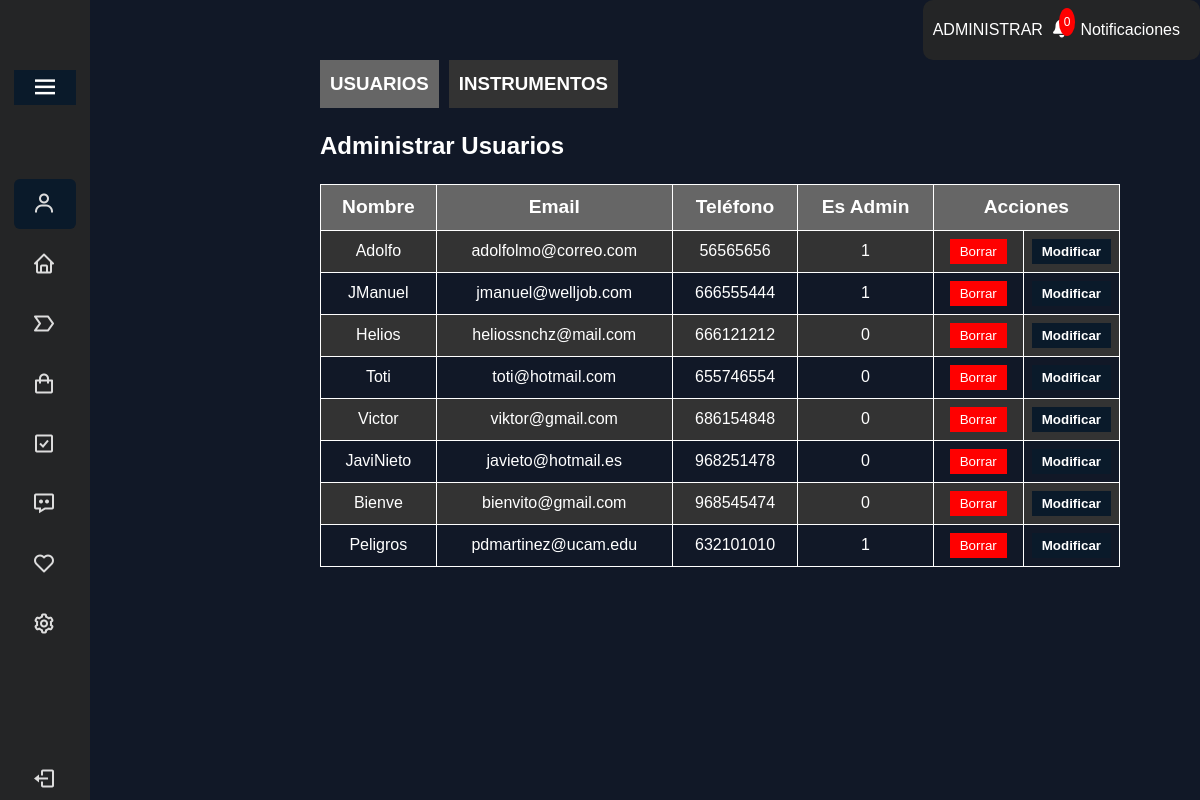
/index.php?controlador=admin (signed in), run on the app's committed database.
### tables this page shows
CREATE TABLE `usuarios` (
  `id_usuario` int(11) NOT NULL,
  `nombre` varchar(50) NOT NULL,
  `email` varchar(50) NOT NULL,
  `pass` varchar(255) NOT NULL,
  `direccion` varchar(100) NOT NULL,
  `telefono` varchar(20) NOT NULL,
  `fecha_creacion` timestamp NOT NULL DEFAULT current_timestamp(),
  `admin` int(1) NOT NULL DEFAULT 0
);

### modelo/conectar.php (called while the page is built)
<?php
class Conectar {
    public static function conexion() {
        try {
            $conexion = new mysqli( '127.0.0.1:3307', 'root', '', 'guitarralandia' );
        } catch( Exception $e ) {
            die( 'Error: '.$e -> getMessage() );
        }
        return $conexion;
    }
}
?>

### modelo/usuarios_modelo.php (called while the page is built, shortened)
<?php
class Usuarios_modelo {
    private $db;
    private $datos;
    public function __construct() {
        require_once( 'conectar.php' );
        $this->db = Conectar::conexion();
        $this->datos = array();
    }
    public function get_usuarios() {
        $sql = 'SELECT * FROM usuarios';
        $consulta = $this->db->query( $sql );
        while ( $registro = $consulta->fetch_assoc() ) {
            $this->datos[] = $registro;
        }
        return $this->datos;
    }
    public function obtener_usuario($id) {
        $sql = "SELECT * FROM usuarios WHERE id_usuario = $id";
        $consulta = $this->db->query($sql);
        $datos = array();
        while ($registro = $consulta->fetch_assoc()) {
            $datos[] = $registro;
        }
        return $datos;
    }
}

### controlador/menu_controlador.php (called while the page is built, shortened)
<?php
function usuarioNavbar() {
    require_once('modelo/usuarios_modelo.php');
    $datosUsuario = new Usuarios_modelo();
    $int_user = intval($_SESSION['user']);
    return $array_userName = $datosUsuario->obtener_usuario($int_user);
}

### vista/admin_vista.php (the view, shortened to what this page needs)
<?php require_once('controlador/menu_controlador.php'); ?>
<div class="folder-container">
    <div class="folder active" id="folder1">
        <a href="index.php?controlador=admin&action=adminUsuarios">
            <h3>USUARIOS</h3>
        </a>
    </div>
    <div class="folder" id="folder2">
        <a href="index.php?controlador=admin&action=adminInstrumentos">
            <h3>INSTRUMENTOS</h3>
        </a>
    </div>
</div>
<div class="content active" id="content1">
    <section>
        <?php if (isset($array_usuarios_admin)): ?>
            <h2 class="admin">Administrar Usuarios</h2>
            <table class="tabla">
                <tr>
                    <th>Nombre</th>
                    <th>Email</th>
                    <th>Teléfono</th>
                    <th>Es Admin</th>
                    <th colspan="2">Acciones</th>
                </tr>
                <?php foreach ($array_usuarios_admin as $value): ?>
                    <?php if (is_array($value)): ?>
                        <tr>
                            <td><?= $value['nombre'] ?></td>
                            <td><?= $value['email'] ?></td>
                            <td><?= $value['telefono'] ?></td>
                            <td><?= $value['admin'] ?></td>
                            <td class="button-cell">
                                <form id="form_borrar_<?= $value['nombre'] ?>" action="" method="POST">
                                    <input class="delete-button" type="submit" value="Borrar" name="btn_borrarNombre">
                                </form>
                            </td>
                            <td class="button-cell">
                                <form id="form_editar_<?= $value['id_usuario'] ?>" action="index.php?controlador=admin" method="POST">
                                    <button class='modify-button' type="button" onclick="editarUser(<?= $value['id_usuario'] ?>)">Modificar</button>
                                </form>
                            </td>
                        </tr>
                    <?php endif; ?>
                <?php endforeach; ?>
            </table>
        <?php endif; ?>
    </section>
</div>

### css/style.css (style rules this page uses)
body { background: rgb(17, 24, 39); font-family: "Ubuntu", sans-serif; font-size: 16px; line-height: 1.5; height: 100%; }
:root { --body-color: #9b27b00d; --sidebar-color: #ffffff; --primary-color: #9c27b0; --primary-color-light: #9b27b00d; --toggle-color: #dddddd; --text-color: #707070; --tran-03: all 0.2s ease; --tran-04: all 0.3s ease; --tran-05: all 0.4s ease; }
.folder-container { display: flex; margin-left: 320px; }
.folder { background-color: #333333; padding: 10px; margin-right: 10px; color: #FFFFFF; }
.folder.active { background-color: #666666; }
.admin { color: #FFFFFF; font-weight: bold; }
.content { margin-top: 20px; margin-left: 320px; }
.content.active { display: block; }
.tabla { margin-top: 20px; border-collapse: collapse; width: 100%; max-width: 800px; }
.tabla th, .tabla td { border: 1px solid #ffffff; padding: 8px; color: #FFFFFF; text-align: center; }
.tabla th { background-color: #666666; color: #ffffff; text-align: center; font-size: 1.2em; }
.tabla tr:nth-child(even) { background-color: #333333; }
.button-cell { width: 90px; padding: 5px; }
.delete-button { background-color: #ff0000; color: #ffffff; border: none; padding: 5px 10px; cursor: pointer; transition: all 0.6s; -webkit-transition: all 0.6s; -moz-transition: all 0.6s; -ms-transition: all 0.6s; -o-transition: all 0.6s; }
.modify-button { background-color: #0a1a2a; font-weight: bold; color: #ffffff; border: none; padding: 5px 10px; cursor: pointer; transition: all 0.6s; -webkit-transition: all 0.6s; -moz-transition: all 0.6s; -ms-transition: all 0.6s; -o-transition: all 0.6s; }

### data on the page
usuarios: nombre "Adolfo", email "adolfolmo@correo.com", telefono "56565656", admin "1"
usuarios: nombre "JManuel", email "jmanuel@welljob.com", telefono "666555444", admin "1"
usuarios: nombre "Helios", email "heliossnchz@mail.com", telefono "666121212", admin "0"
usuarios: nombre "Toti", email "toti@hotmail.com", telefono "655746554", admin "0"
usuarios: nombre "Victor", email "viktor@gmail.com", telefono "686154848", admin "0"
usuarios: nombre "JaviNieto", email "javieto@hotmail.es", telefono "968251478", admin "0"
usuarios: nombre "Bienve", email "bienvito@gmail.com", telefono "968545474", admin "0"
usuarios: nombre "Peligros", email "pdmartinez@ucam.edu", telefono "632101010", admin "1"
